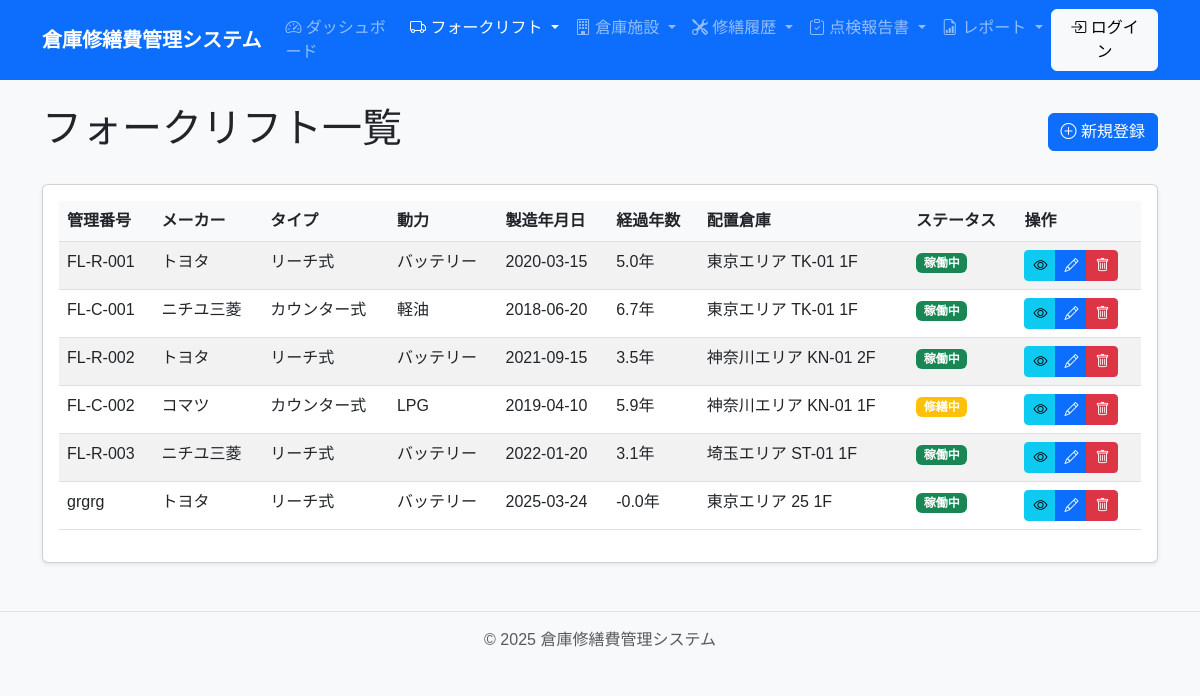
/forklift/, run on an earlier commit of the app's database.
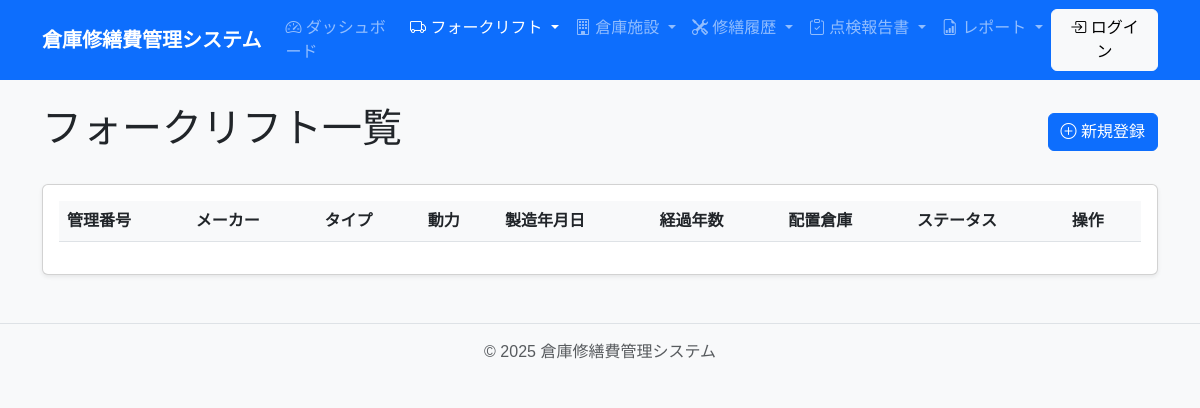
And on a later commit of the database.
### app/models/forklift.py (models this page shows, shortened)
class Forklift(Asset):
    __tablename__ = 'forklifts'
    management_number = db.Column(db.String(50), unique=True, nullable=False, index=True)
    manufacturer = db.Column(db.String(50), nullable=False)
    forklift_type = db.Column(db.String(20), nullable=False)  # reach, counter
    power_source = db.Column(db.String(20), nullable=False)  # battery, diesel, gasoline, lpg
    model = db.Column(db.String(50), nullable=False)
    serial_number = db.Column(db.String(50), nullable=False)
    load_capacity = db.Column(db.Integer, nullable=False)  # kg
    manufacture_date = db.Column(db.Date, nullable=False)
    lift_height = db.Column(db.Integer, nullable=False)  # mm
    warehouse_group = db.Column(db.String(50), nullable=False)
    warehouse_number = db.Column(db.String(50), nullable=False)
    floor = db.Column(db.String(10), nullable=False)
    operator = db.Column(db.String(50))
    updated_by = db.Column(db.String(100))
    repairs = db.relationship('ForkliftRepair', back_populates='forklift', cascade='all, delete-orphan')
    @hybrid_property
    def elapsed_years(self):
        if not self.manufacture_date:
            return None
        current_date = Config.CURRENT_DATE
        delta = current_date - datetime.combine(self.manufacture_date, datetime.min.time())
        return delta.days / 365.25
    @property
    def type_name(self):
        return Config.FORKLIFT_TYPE_NAMES.get(self.forklift_type, self.forklift_type)
    @property
    def power_source_name(self):
        return Config.POWER_SOURCE_NAMES.get(self.power_source, self.power_source)

### app/routes/forklift.py (the view)
@forklift_bp.route('/')
def index():
    forklifts = Forklift.query.all()
    return render_template('forklift/index.html', forklifts=forklifts)

### app/models/asset.py (called while the page is built)
    @property
    def status_name(self):
        return Config.ASSET_STATUS_NAMES.get(self.asset_status, self.asset_status)

### app/templates/forklift/index.html (shortened to what this page needs)
{% extends "base.html" %}
{% block content %}
<div class="d-flex justify-content-between align-items-center mb-4">
    <h1>フォークリフト一覧</h1>
    <a href="{{ url_for('forklift.create') }}" class="btn btn-primary">
        <i class="bi bi-plus-circle"></i> 新規登録
    </a>
</div>
<div class="card">
    <div class="card-body">
        <div class="table-responsive">
            <table class="table table-striped table-hover" id="forkliftTable">
                <thead>
                    <tr>
                        <th>管理番号</th>
                        <th>メーカー</th>
                        <th>タイプ</th>
                        <th>動力</th>
                        <th>製造年月日</th>
                        <th>経過年数</th>
                        <th>配置倉庫</th>
                        <th>ステータス</th>
                        <th>操作</th>
                    </tr>
                </thead>
                <tbody>
                    {% for forklift in forklifts %}
                    <tr>
                        <td>{{ forklift.management_number }}</td>
                        <td>{{ forklift.manufacturer }}</td>
                        <td>{{ forklift.type_name }}</td>
                        <td>{{ forklift.power_source_name }}</td>
                        <td>{{ forklift.manufacture_date.strftime('%Y-%m-%d') }}</td>
                        <td>{{ "%.1f"|format(forklift.elapsed_years) }}年</td>
                        <td>{{ forklift.warehouse_group }} {{ forklift.warehouse_number }} {{ forklift.floor }}</td>
                        <td>
                            <span class="badge {% if forklift.asset_status == 'active' %}bg-success{% elif forklift.asset_status == 'under_repair' %}bg-warning{% else %}bg-secondary{% endif %}">
                                {{ forklift.status_name }}
                            </span>
                        </td>
                        <td>
                            <div class="btn-group btn-group-sm">
                                <a href="{{ url_for('forklift.view', id=forklift.id) }}" class="btn btn-info">
                                    <i class="bi bi-eye"></i>
                                </a>
                                <a href="{{ url_for('forklift.edit', id=forklift.id) }}" class="btn btn-primary">
                                    <i class="bi bi-pencil"></i>
                                </a>
                                <button type="button" class="btn btn-danger" data-bs-toggle="modal" data-bs-target="#deleteModal{{ forklift.id }}">
                                    <i class="bi bi-trash"></i>
                                </button>
                            </div>
                        </td>
                    </tr>
                    {% endfor %}
                </tbody>
            </table>
        </div>
    </div>
</div>
{% endblock %}

What changed in the data, as far as the page shows it:
removed Forklift: management_number "FL-R-001", manufacturer "トヨタ", type_name "リーチ式", power_source_name "バッテリー", manufacture_date "2020-03-15", elapsed_years "5.0", warehouse_group "東京エリア", warehouse_number "TK-01", floor "1F", status_name "稼働中"
removed Forklift: management_number "FL-C-001", manufacturer "ニチユ三菱", type_name "カウンター式", power_source_name "軽油", manufacture_date "2018-06-20", elapsed_years "6.7", warehouse_group "東京エリア", warehouse_number "TK-01", floor "1F", status_name "稼働中"
removed Forklift: management_number "FL-R-002", manufacturer "トヨタ", type_name "リーチ式", power_source_name "バッテリー", manufacture_date "2021-09-15", elapsed_years "3.5", warehouse_group "神奈川エリア", warehouse_number "KN-01", floor "2F", status_name "稼働中"
removed Forklift: management_number "FL-C-002", manufacturer "コマツ", type_name "カウンター式", power_source_name "LPG", manufacture_date "2019-04-10", elapsed_years "5.9", warehouse_group "神奈川エリア", warehouse_number "KN-01", floor "1F", status_name "修繕中"
removed Forklift: management_number "FL-R-003", manufacturer "ニチユ三菱", type_name "リーチ式", power_source_name "バッテリー", manufacture_date "2022-01-20", elapsed_years "3.1", warehouse_group "埼玉エリア", warehouse_number "ST-01", floor "1F", status_name "稼働中"
removed Forklift: management_number "grgrg", manufacturer "トヨタ", type_name "リーチ式", power_source_name "バッテリー", manufacture_date "2025-03-24", elapsed_years "-0.0", warehouse_group "東京エリア", warehouse_number "25", floor "1F", status_name "稼働中"
